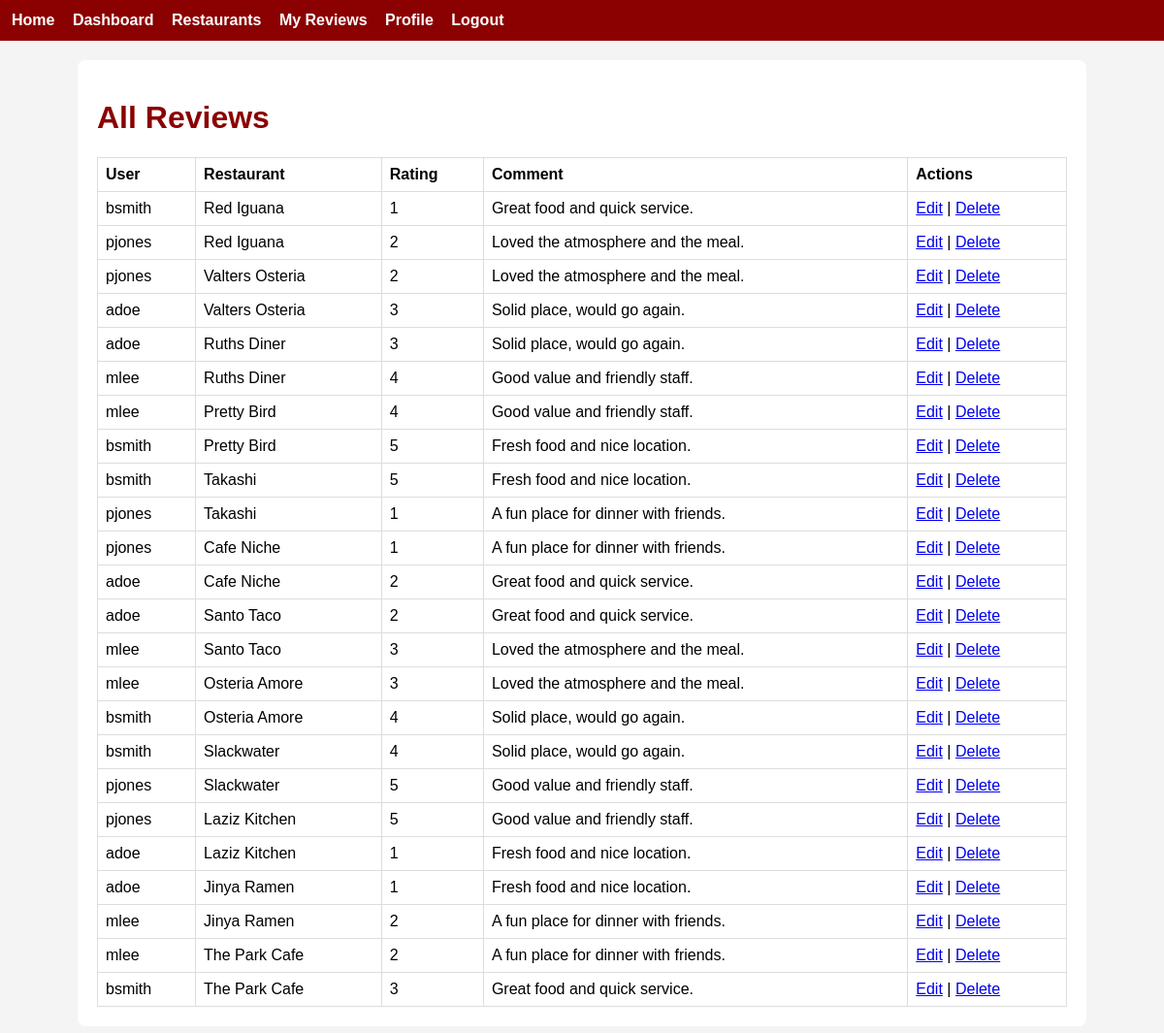
Screenshot of /reviews/ (signed in) with the database file from the repository.
### foodapp/models.py (models this page shows, shortened)
class Review(models.Model):
    user = models.ForeignKey(User, on_delete=models.CASCADE)
    restaurant = models.ForeignKey(Restaurant, on_delete=models.CASCADE)
    rating = models.IntegerField()
    comment = models.TextField()
    review_date = models.DateField(auto_now_add=True)

class Restaurant(models.Model):
    name = models.CharField(max_length=150)
    location = models.CharField(max_length=150)
    description = models.TextField()
    category = models.ForeignKey(Category, on_delete=models.CASCADE)

### foodapp/views.py (the view)
# urls.py: path('reviews/', views.review_list_admin, name='review_list_admin'),
@admin_required
def review_list_admin(request):
    reviews = Review.objects.all().select_related('user', 'restaurant')
    return render(request, 'foodapp/review_list_admin.html', {'reviews': reviews})

### foodapp/templates/foodapp/review_list_admin.html
{% extends 'foodapp/base.html' %}
{% block content %}
<h1>All Reviews</h1>
<table>
<tr><th>User</th><th>Restaurant</th><th>Rating</th><th>Comment</th><th>Actions</th></tr>
{% for review in reviews %}
<tr>
    <td>{{ review.user.username }}</td>
    <td>{{ review.restaurant.name }}</td>
    <td>{{ review.rating }}</td>
    <td>{{ review.comment }}</td>
    <td>
        <a href="{% url 'review_edit' review.id %}">Edit</a> |
        <a href="{% url 'review_delete' review.id %}">Delete</a>
    </td>
</tr>
{% endfor %}
</table>
{% endblock %}

### foodapp/static/foodapp/css/styles.css (style rules this page uses)
body { font-family: Arial, sans-serif; background: #f4f4f4; margin: 0; }
h1, h2, h3 { color: #8b0000; }
table { width: 100%; border-collapse: collapse; margin-top: 10px; }
th, td { border: 1px solid #ddd; padding: 8px; text-align: left; }

### rows the page displays
Review: user.username "bsmith", restaurant.name "Red Iguana", rating "1", comment "Great food and quick service."
Review: user.username "pjones", restaurant.name "Red Iguana", rating "2", comment "Loved the atmosphere and the meal."
Review: user.username "pjones", restaurant.name "Valters Osteria", rating "2", comment "Loved the atmosphere and the meal."
Review: user.username "adoe", restaurant.name "Valters Osteria", rating "3", comment "Solid place, would go again."
Review: user.username "adoe", restaurant.name "Ruths Diner", rating "3", comment "Solid place, would go again."
Review: user.username "mlee", restaurant.name "Ruths Diner", rating "4", comment "Good value and friendly staff."
Review: user.username "mlee", restaurant.name "Pretty Bird", rating "4", comment "Good value and friendly staff."
Review: user.username "bsmith", restaurant.name "Pretty Bird", rating "5", comment "Fresh food and nice location."
Review: user.username "bsmith", restaurant.name "Takashi", rating "5", comment "Fresh food and nice location."
Review: user.username "pjones", restaurant.name "Takashi", rating "1", comment "A fun place for dinner with friends."
Review: user.username "pjones", restaurant.name "Cafe Niche", rating "1", comment "A fun place for dinner with friends."
Review: user.username "adoe", restaurant.name "Cafe Niche", rating "2", comment "Great food and quick service."
Review: user.username "adoe", restaurant.name "Santo Taco", rating "2", comment "Great food and quick service."
Review: user.username "mlee", restaurant.name "Santo Taco", rating "3", comment "Loved the atmosphere and the meal."
Review: user.username "mlee", restaurant.name "Osteria Amore", rating "3", comment "Loved the atmosphere and the meal."
Review: user.username "bsmith", restaurant.name "Osteria Amore", rating "4", comment "Solid place, would go again."
Review: user.username "bsmith", restaurant.name "Slackwater", rating "4", comment "Solid place, would go again."
Review: user.username "pjones", restaurant.name "Slackwater", rating "5", comment "Good value and friendly staff."
Review: user.username "pjones", restaurant.name "Laziz Kitchen", rating "5", comment "Good value and friendly staff."
Review: user.username "adoe", restaurant.name "Laziz Kitchen", rating "1", comment "Fresh food and nice location."
Review: user.username "adoe", restaurant.name "Jinya Ramen", rating "1", comment "Fresh food and nice location."
Review: user.username "mlee", restaurant.name "Jinya Ramen", rating "2", comment "A fun place for dinner with friends."
Review: user.username "mlee", restaurant.name "The Park Cafe", rating "2", comment "A fun place for dinner with friends."
Review: user.username "bsmith", restaurant.name "The Park Cafe", rating "3", comment "Great food and quick service."
